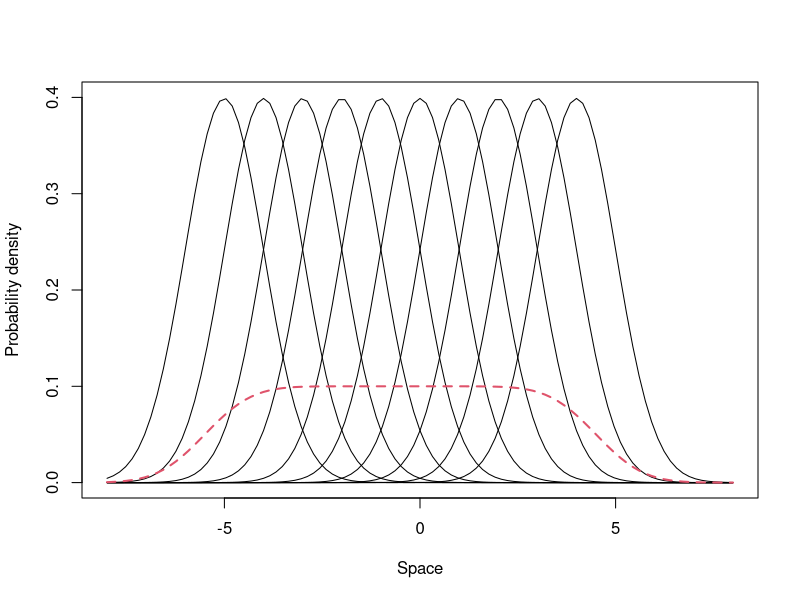
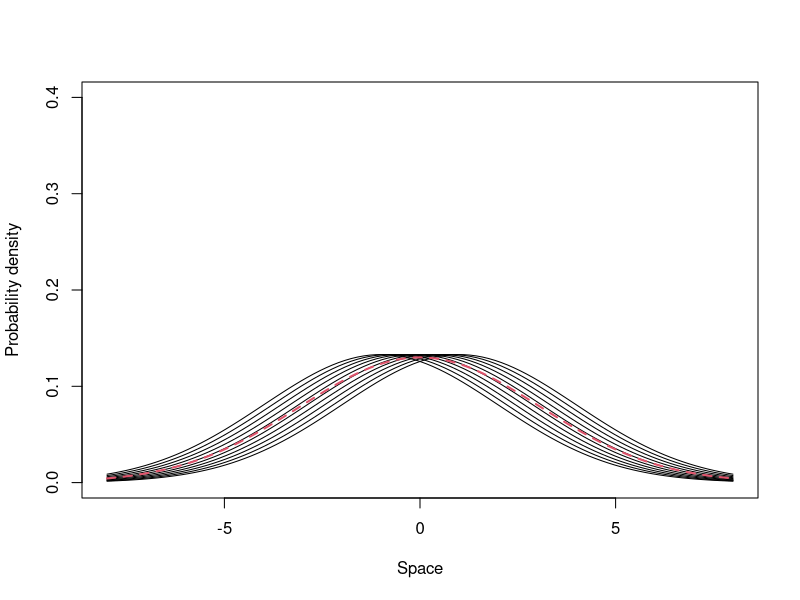
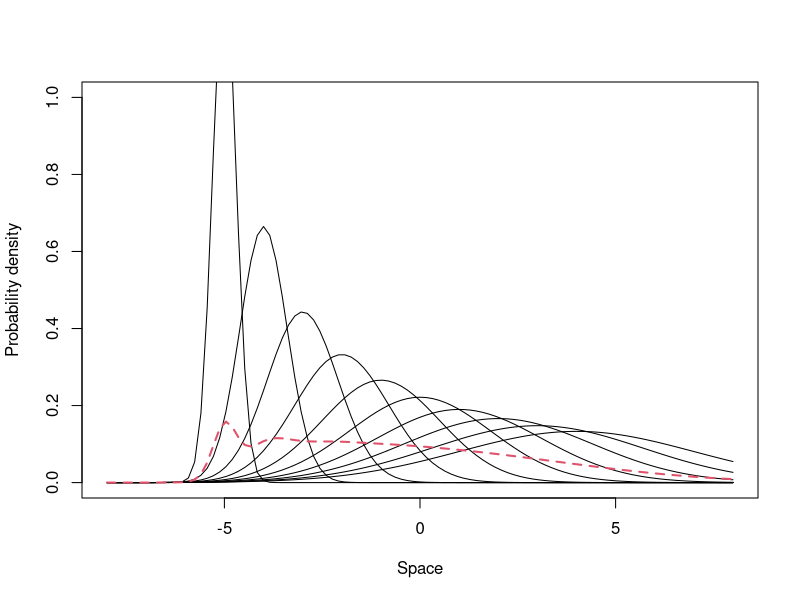
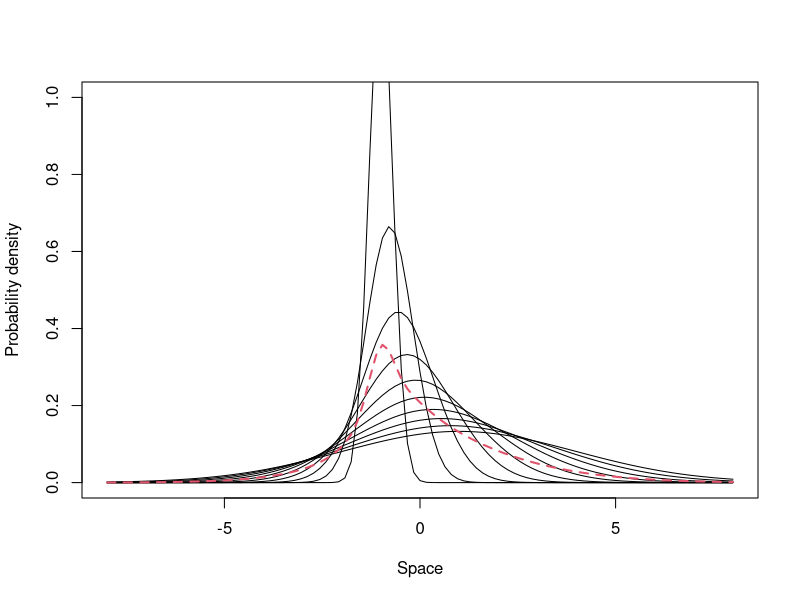

Generate these figures, in order, with R:
## ---- chunk 1
# Specialist individuals, no SD variation

# simulate 10 individuals

# individual UD mean
avg.specialist.low <- seq(-5, 4, 1)
# individual UD SD
sd.specialist.low <- 1

# Populational UD
pop.curve <- function(x, mn, sd) {
  f <- 0
  for(i in mn) f <- f + dnorm(x, mean = i, sd = sd)
  f/length(mn)
}
# Making sure it integrates to 1
integrate(pop.curve, lower = -Inf, upper = Inf, mn = avg.specialist.low, 
          sd = sd.specialist.low)

# Plot
plot(0, 0, type = "n", xlim = c(-8,8), ylim = c(0, .4),
     xlab = "Space", ylab = "Probability density")
for(i in avg.specialist.low) curve(dnorm(x, mean = i, sd = sd.specialist.low), 
                                   from = -8, to = 8, add = T)
curve(pop.curve(x, mn = avg.specialist.low, sd = sd.specialist.low),
      from = -8, to = 8, lwd = 2, lty = 2, col = 2, add = T)
## ---- chunk 2
# declare SpatIS function 
spatis <- function(i) {
  1 - integrate(function(x, md) 
    pmin(dnorm(x, mean = md, sd = sd.specialist.low), 
         pop.curve(x, mn = avg.specialist.low, sd = sd.specialist.low)), 
    lower = -Inf, upper = Inf, md = i)$value
}
  
# declare SpatICS function
spatics <- function(i) {
  1 - integrate(function(x, md) 
    pmin(dnorm(x, mean = md, sd = sd.specialist.low), 
         pop.curve(x, mn = avg.specialist.low[avg.specialist.low != md], sd = sd.specialist.low)), 
    lower = -Inf, upper = Inf, md = i)$value 
}

# calculate SpatIS
# individual values
sapply(avg.specialist.low, spatis)
# populational value
mean(sapply(avg.specialist.low, spatis))

# calculate SpatICS
# individual values
sapply(avg.specialist.low, spatics)
# populational value
mean(sapply(avg.specialist.low, spatics))
## ---- chunk 3
# Generalist individuals, no SD variation

# simulate 10 individuals

# individual UD mean
avg.specialist.low <- seq(-1, 1, length.out = 10)
# individual UD SD
sd.specialist.low <- 3

# Populational UD
pop.curve <- function(x, mn, sd) {
  f <- 0
  for(i in mn) f <- f + dnorm(x, mean = i, sd = sd)
  f/length(mn)
}
# Making sure it integrates to 1
integrate(pop.curve, lower = -Inf, upper = Inf, mn = avg.specialist.low, 
          sd = sd.specialist.low)

# Plot
plot(0, 0, type = "n", xlim = c(-8,8), ylim = c(0, 0.4),
     xlab = "Space", ylab = "Probability density")
for(i in avg.specialist.low) curve(dnorm(x, mean = i, sd = sd.specialist.low), 
                                   from = -8, to = 8, add = T)
curve(pop.curve(x, mn = avg.specialist.low, sd = sd.specialist.low), 
      from = -8, to = 8, lwd = 2, lty = 2, col = 2, add = T)
## ---- chunk 4
# declare SpatIS function 
spatis <- function(i) {
  1 - integrate(function(x, md) 
    pmin(dnorm(x, mean = md, sd = sd.specialist.low), 
         pop.curve(x, mn = avg.specialist.low, sd = sd.specialist.low)), 
    lower = -Inf, upper = Inf, md = i)$value
}
  
# declare SpatICS function
spatics <- function(i) {
  1 - integrate(function(x, md) 
    pmin(dnorm(x, mean = md, sd = sd.specialist.low), 
         pop.curve(x, mn = avg.specialist.low[avg.specialist.low != md], 
                   sd = sd.specialist.low)), 
    lower = -Inf, upper = Inf, md = i)$value 
}

# calculate SpatIS
# individual values
sapply(avg.specialist.low, spatis)
# populational value
mean(sapply(avg.specialist.low, spatis))

# calculate SpatICS
# individual values
sapply(avg.specialist.low, spatics)
# populational value
mean(sapply(avg.specialist.low, spatics))
## ---- chunk 5
# Specialist individuals, high interindividual SD variation

# simulate 10 individuals

# individual UD mean
avg.specialist.low <- seq(-5, 4, length.out = 10)
# individual UD SD
# sd.specialist.low <- runif(10, 0, 3)
sd.specialist.low <- seq(0.3, 3, length.out = 10)

# Populational UD
pop.curve <- function(x, mn, sd) {
  f <- 0
  for(i in 1:length(mn)) f <- f + dnorm(x, mean = mn[i], sd = sd[i])
  f/length(mn)
}
# Making sure it integrates to 1
integrate(pop.curve, lower = -Inf, upper = Inf, mn = avg.specialist.low, 
          sd = sd.specialist.low)

# plot
plot(0, 0, type = "n", xlim = c(-8,8), ylim = c(0, 1),
     xlab = "Space", ylab = "Probability density")
for(i in 1:length(avg.specialist.low)) curve(dnorm(x, mean = avg.specialist.low[i], 
                                                   sd = sd.specialist.low[i]), 
                                             from = -8, to = 8, add = T)
curve(pop.curve(x, mn = avg.specialist.low, sd = sd.specialist.low), 
      from = -8, ro = 8, lwd = 2, lty = 2, add = T, col = 2)
## ---- chunk 6
# declare SpatIS function 
spatis <- function(i, j) {
  1 - integrate(function(x, md, ss) 
    pmin(dnorm(x, mean = md, sd = ss), 
         pop.curve(x, mn = avg.specialist.low, sd = sd.specialist.low)), 
    lower = -Inf, upper = Inf, md = i, ss = j)$value
}

# declare SpatICS function
spatics <- function(i, j) {
  1 - integrate(function(x, md, ss) 
    pmin(dnorm(x, mean = md, sd = ss), 
         pop.curve(x, mn = avg.specialist.low[avg.specialist.low != md], 
                   sd = sd.specialist.low[sd.specialist.low != ss])), 
    lower = -Inf, upper = Inf, md = i, ss = j)$value
}
 
# calculate SpatIS
# individual values
mapply(spatis, avg.specialist.low, sd.specialist.low)
# populational value
mean(mapply(spatis, avg.specialist.low, sd.specialist.low))

# calculate SpatICS
# individual values
mapply(spatics, avg.specialist.low, sd.specialist.low)
# populational value
mean(mapply(spatics, avg.specialist.low, sd.specialist.low))
## ---- chunk 7
# Generalist individuals, high interindividual SD variation

# simulate 10 individuals

# individual UD mean
avg.specialist.low <- seq(-1, 1, length.out = 10)
# individual UD SD
# sd.specialist.low <- runif(10, 0, 3)
sd.specialist.low <- seq(0.3, 3, length.out = 10)

# Populational UD
pop.curve <- function(x, mn, sd) {
  f <- 0
  for(i in 1:length(mn)) f <- f + dnorm(x, mean = mn[i], sd = sd[i])
  f/length(mn)
}
# Making sure it integrates to 1
integrate(pop.curve, lower = -Inf, upper = Inf, mn = avg.specialist.low, 
          sd = sd.specialist.low)

# plot
plot(0, 0, type = "n", xlim = c(-8,8), ylim = c(0, 1),
     xlab = "Space", ylab = "Probability density")
for(i in 1:length(avg.specialist.low)) {
  curve(dnorm(x, mean = avg.specialist.low[i], 
              sd = sd.specialist.low[i]), from = -8, to = 8, add = T)
}
curve(pop.curve(x, mn = avg.specialist.low, sd = sd.specialist.low), 
      from = -8, to = 8, lwd = 2, lty = 2, add = T, col = 2)
## ---- chunk 8
# declare SpatIS function 
spatis <- function(i, j) {
  1 - integrate(function(x, md, ss) 
    pmin(dnorm(x, mean = md, sd = ss), 
         pop.curve(x, mn = avg.specialist.low, sd = sd.specialist.low)), 
    lower = -Inf, upper = Inf, md = i, ss = j)$value
}

# declare SpatICS function
spatics <- function(i, j) {
  1 - integrate(function(x, md, ss) 
    pmin(dnorm(x, mean = md, sd = ss), 
         pop.curve(x, mn = avg.specialist.low[avg.specialist.low != md],
                   sd = sd.specialist.low[sd.specialist.low != ss])), 
    lower = -Inf, upper = Inf, md = i, ss = j)$value
}

# calculate SpatIS
# individual values
mapply(spatis, avg.specialist.low, sd.specialist.low)
# populational value
mean(mapply(spatis, avg.specialist.low, sd.specialist.low))

# calculate SpatICS
# individual values
mapply(spatics, avg.specialist.low, sd.specialist.low)
# populational value
mean(mapply(spatics, avg.specialist.low, sd.specialist.low))
